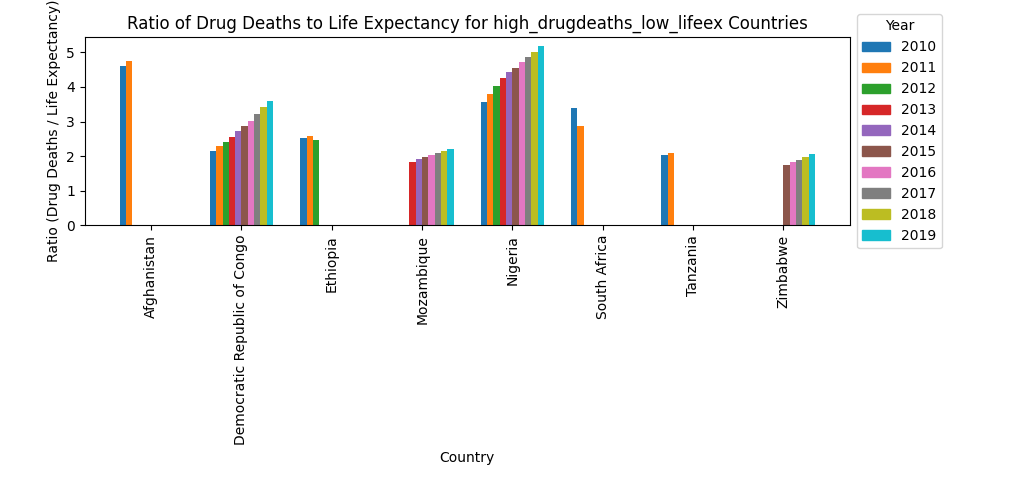

Source code (Python):
import matplotlib.pyplot as plt
import numpy as np
import pandas as pd
import mysql.connector


cnx = mysql.connector.connect(user='root',
                              password='Cnsn161N306',
                              host='localhost',
                              database='project')


cursor = cnx.cursor()

# Execute the SQL query to retrieve data from the high_drugdeaths_low_lifeex view
query = "SELECT s.C_Code, s.YYear, s.drugdeaths, s.Life_ex_value, c.C_Name FROM high_drugdeaths_low_lifeex s JOIN countries c ON s.C_Code = c.C_Code"
cursor.execute(query)

rows = cursor.fetchall()
cursor.close()
cnx.close()

# Create a pandas DataFrame from the fetched data
data = pd.DataFrame(rows, columns=['C_Code', 'YYear', 'drugdeaths', 'Life_ex_value', 'Country_Name'])

# Filter data for years between 2000 and 2010
filtered_data = data[(data['YYear'] >= 2010) & (data['YYear'] <= 2023)]

# Calculate the ratio of drug deaths to life expectancy for each country and year
filtered_data['Ratio'] = filtered_data['drugdeaths'] / filtered_data['Life_ex_value']


pivoted_data = filtered_data.pivot(index='Country_Name', columns='YYear', values='Ratio')

x = np.arange(len(pivoted_data))
country_names = pivoted_data.index

# Determine the number of years and generate corresponding colors
num_years = len(pivoted_data.columns)
colors = plt.cm.tab10(np.linspace(0, 1, num_years))

bar_width = 0.7 / num_years

for i, year in enumerate(pivoted_data.columns):
    ratios = pivoted_data[year]
    plt.bar(x + i * bar_width, ratios, width=bar_width, color=colors[i], label=year)

plt.xticks(x + (bar_width * (num_years - 1)) / 2, country_names, rotation='vertical')
plt.xlabel('Country')
plt.ylabel('Ratio (Drug Deaths / Life Expectancy)')
plt.title('Ratio of Drug Deaths to Life Expectancy for high_drugdeaths_low_lifeex Countries')

color_patches = [plt.Rectangle((0, 0), 1, 1, color=colors[i]) for i in range(num_years)]
plt.legend(color_patches, pivoted_data.columns, title='Year', loc='center left', bbox_to_anchor=(1, 0.5))

plt.tight_layout()
plt.show()
